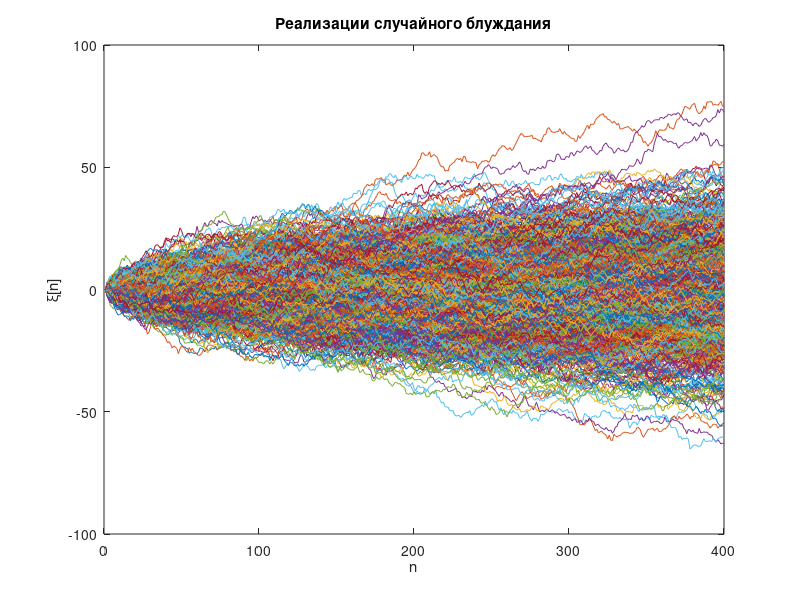
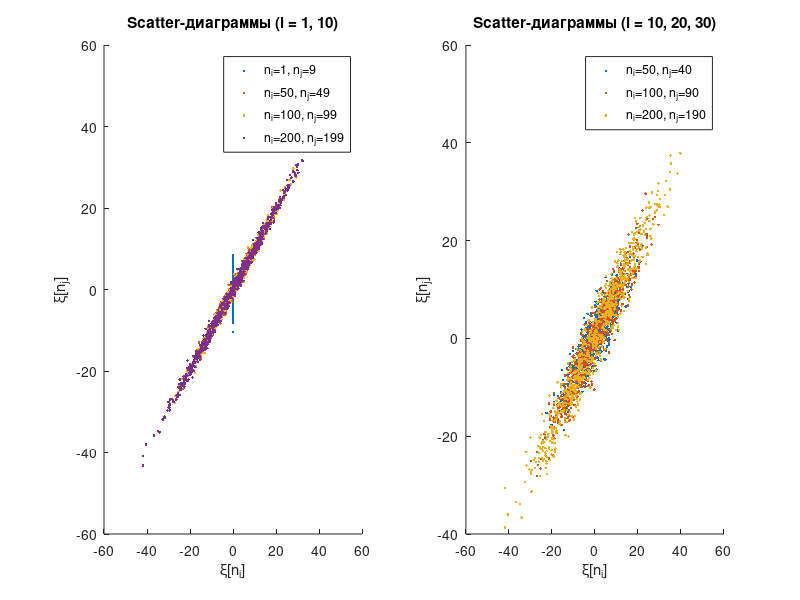
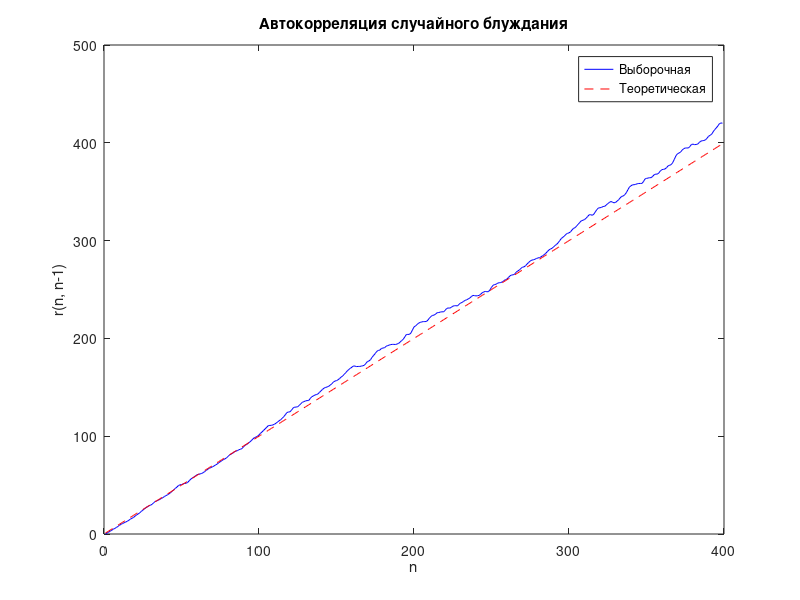

The MATLAB script that drew these images, in order:
% Параметры
N = 400;     
K = 800;      
mu = 0;       
sigma = 1;    

% Создание матрицы случайных блужданий
E = zeros(N, K);
for j = 1:K
    for n = 2:N
        E(n, j) = E(n-1, j) + mu + sigma * randn(); 
    end
end

% График всех реализаций
figure;
plot(E);
xlabel('n');
ylabel('ξ[n]');
title('Реализации случайного блуждания');

% Scatter-диаграммы
pairs1 = [1, 9; 50, 49; 100, 99; 200, 199];
pairs2 = [50, 40; 100, 90; 200, 190];

figure;
subplot(1, 2, 1);
hold on;
for i = 1:size(pairs1, 1)
    n_i = pairs1(i, 1);
    n_j = pairs1(i, 2);
    scatter(E(n_i, :), E(n_j, :), '.', 'DisplayName', ['n_i=' num2str(n_i) ', n_j=' num2str(n_j)]);
end
xlabel('ξ[n_i]');
ylabel('ξ[n_j]');
title('Scatter-диаграммы (l = 1, 10)');
legend('show');

subplot(1, 2, 2);
hold on;
for i = 1:size(pairs2, 1)
    n_i = pairs2(i, 1);
    n_j = pairs2(i, 2);
    scatter(E(n_i, :), E(n_j, :), '.', 'DisplayName', ['n_i=' num2str(n_i) ', n_j=' num2str(n_j)]);
end
xlabel('ξ[n_i]');
ylabel('ξ[n_j]');
title('Scatter-диаграммы (l = 10, 20, 30)');
legend('show');

% Задание 7
% Выборочная автокорреляция по ансамблю
r_hat = zeros(N-1, 1);
for n = 2:N
    r_hat(n-1) = mean(E(n, :) .* E(n-1, :)); 
end

% Теоретическая автокорреляция
r_theoretical = (1:N-1)'; % Так как σ²ω = 1

% График
figure;
plot(1:N-1, r_hat, 'b', 'DisplayName', 'Выборочная');
hold on;
plot(1:N-1, r_theoretical, 'r--', 'DisplayName', 'Теоретическая');
xlabel('n');
ylabel('r(n, n-1)');
title('Автокорреляция случайного блуждания');
legend('show');